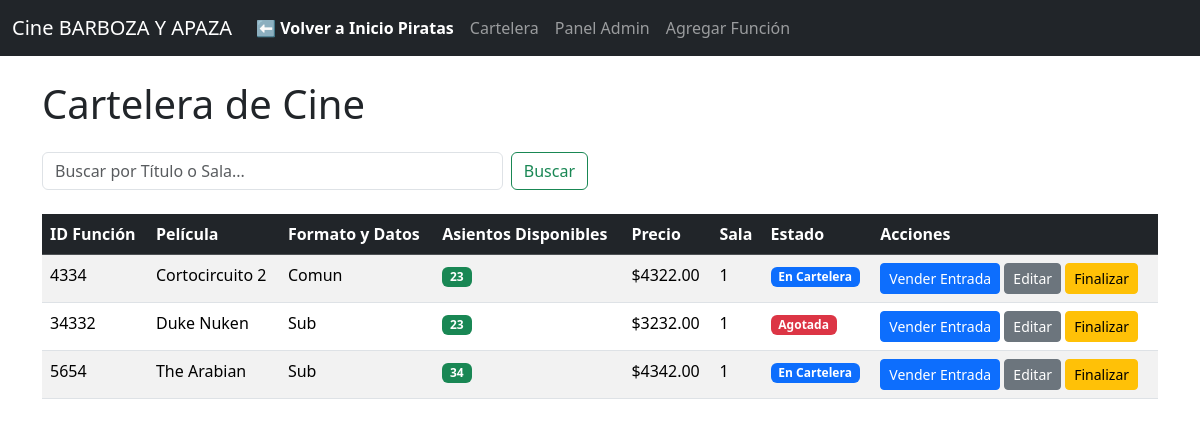
The page /cine on the database its author committed.
### tables this page shows
CREATE TABLE funciones (
            id_funcion TEXT PRIMARY KEY,
            titulo_pelicula TEXT NOT NULL,
            formato_datos TEXT,
            asientos_disponibles INTEGER NOT NULL,
            precio_boleto REAL NOT NULL,
            sala TEXT,
            estado_funcion TEXT NOT NULL DEFAULT 'Próximamente'
        );

### app .py (the view)
@app.route('/cine')
def gestion_cine():
    conn = get_db_connection()
    query = request.args.get('query', '')
    if query:
        funciones = conn.execute(
            'SELECT * FROM funciones WHERE (estado_funcion = "En Cartelera" OR estado_funcion = "Agotada") AND (titulo_pelicula LIKE ? OR sala LIKE ?)',
            ('%' + query + '%', '%' + query + '%')
        ).fetchall()
    else:
        funciones = conn.execute('SELECT * FROM funciones WHERE estado_funcion = "En Cartelera" OR estado_funcion = "Agotada"').fetchall()
    conn.close()
    return render_template('index.html', funciones=funciones, query=query, is_admin_view=False)

### app .py (called while the page is built)
def get_db_connection():
    conn = sqlite3.connect('cine.db')
    conn.row_factory = sqlite3.Row
    return conn

### templates/index.html
{% extends 'layout.html' %}
{% block content %}
    <h1 class="mb-4">Cartelera de Cine</h1>
    <div class="row mb-4">
        <div class="col-md-6">
            <form action="{{ url_for('gestion_cine') }}" method="get" class="d-flex">
                <input class="form-control me-2" type="search" placeholder="Buscar por Título o Sala..." name="query" value="{{ query or '' }}">
                <button class="btn btn-outline-success" type="submit">Buscar</button>
            </form>
        </div>
    </div>
    <table class="table table-striped table-hover">
        <thead class="table-dark">
            <tr>
                <th>ID Función</th>
                <th>Película</th>
                <th>Formato y Datos</th>
                <th>Asientos Disponibles</th>
                <th>Precio</th>
                <th>Sala</th>
                <th>Estado</th>
                <th>Acciones</th>
            </tr>
        </thead>
        <tbody>
            {% for funcion in funciones %}
            <tr>
                <td>{{ funcion.id_funcion }}</td>
                <td>{{ funcion.titulo_pelicula }}</td>
                <td>{{ funcion.formato_datos }}</td>
                <td>
                    <span class="badge {% if funcion.asientos_disponibles == 0 %}bg-danger{% elif funcion.asientos_disponibles < 20 %}bg-warning{% else %}bg-success{% endif %}">
                        {{ funcion.asientos_disponibles }}
                    </span>
                </td>
                <td>${{ "%.2f"|format(funcion.precio_boleto) }}</td>
                <td>{{ funcion.sala }}</td>
                <td>
                     <span class="badge {% if funcion.estado_funcion == 'Agotada' %}bg-danger{% elif funcion.estado_funcion == 'En Cartelera' %}bg-primary{% else %}bg-secondary{% endif %}">
                        {{ funcion.estado_funcion }}
                    </span>
                </td>
                <td>
                    <a href="{{ url_for('vender_entrada', id_funcion=funcion.id_funcion) }}" class="btn btn-primary btn-sm {% if funcion.asientos_disponibles == 0 %}disabled{% endif %}">Vender Entrada</a>
                    <a href="{{ url_for('editar', id_funcion=funcion.id_funcion) }}" class="btn btn-secondary btn-sm">Editar</a>
                    <a href="{{ url_for('finalizar', id_funcion=funcion.id_funcion) }}" class="btn btn-warning btn-sm" onclick="return confirm('¿Estás seguro de que quieres marcar esta función como finalizada?');">Finalizar</a>
                </td>
            </tr>
            {% else %}
            <tr>
                <td colspan="8" class="text-center">No hay funciones en cartelera o que coincidan con la búsqueda.</td>
            </tr>
            {% endfor %}
        </tbody>
    </table>
{% endblock %}

### rows shown on the page
funciones: id_funcion "4334", titulo_pelicula "Cortocircuito 2", formato_datos "Comun", asientos_disponibles "23", precio_boleto "4322.00", sala "1", estado_funcion "En Cartelera"
funciones: id_funcion "34332", titulo_pelicula "Duke Nuken", formato_datos "Sub", asientos_disponibles "23", precio_boleto "3232.00", sala "1", estado_funcion "Agotada"
funciones: id_funcion "5654", titulo_pelicula "The Arabian", formato_datos "Sub", asientos_disponibles "34", precio_boleto "4342.00", sala "1", estado_funcion "En Cartelera"
